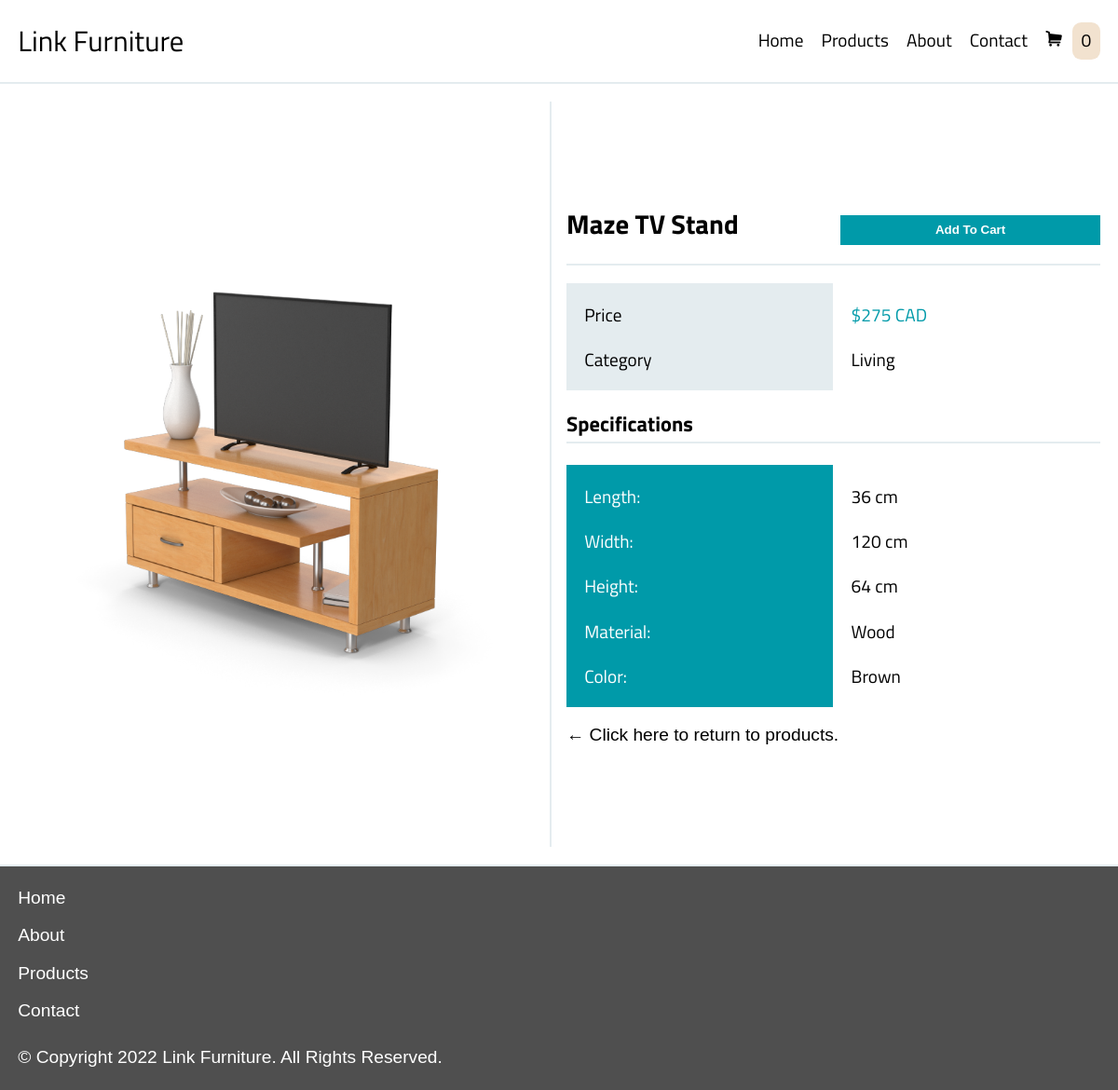
Screenshot of /description.php?id=1 with the database file from the repository.
### tables this page shows
CREATE TABLE `products` (
  `id` tinyint(100) NOT NULL,
  `product` varchar(50) NOT NULL,
  `category` enum('Living','Office','Bedroom','Kitchen') NOT NULL,
  `price` int(50) NOT NULL,
  `image` varchar(50) NOT NULL,
  `table_properties` tinytext NOT NULL,
  `table_values` tinytext NOT NULL
);

### description.php (the view, shortened to what this page needs)
<?php
	include('includes/header.php');
?>
<?php
    $id = $_GET['id'];
    $query = "SELECT * FROM products WHERE id=$id";
?>
    <main id="description" class="w-1500 fullwidth margin-center">
        <div class="double-layout-gap padding">
        <?php
            $sql = mysqli_query($connection, $query);
            $row = mysqli_fetch_array($sql);
            print '<div id="productImgContainer" class="double-half margins fade-in">';
                print '<img src="thumbnails/'.$row['image'].'" alt="'.$row['product'].'" class="product-img margin-none">';
            print '</div>';
            print '<div id="productContent" class="double-half fullwidth margin-center margins fade-in" data-id="'.$row['id'].'" data-name="'.$row['product'].'" data-image="'.$row['image'].'" data-price="'.$row['price'].'">';
            print '<div class="platinum-underline">';
            print '<div class="double">';
                print '<h2 class="titillium margin-none">'.$row['product'].'</h2>';
                print '<input type="submit" value="Add To Cart" id="'.$row['id'].'" class="purchase-button button green-bg orange-bg-hover bold pointer fullwidth padding-light margin-none">';
            print '</div>';
            print '</div>';
            print '<table id="basic" class="titillium x-small fullwidth">';
            print '<tbody class="margin-none">';
                print '<tr class="properties platinum-bg fullwidth padding margin-none">';
                    print '<td>Price</td>';
                    print '<td class="margin-none">Category</td>';
                print '</tr>';
                print '<tr class="values fullwidth padding margin-none">';
                    print '<td class="green">$'.$row['price'].' CAD</td>';
                    print '<td class="margin-none">'.$row['category'].'</td>';
                print '</tr>';
            print '</tbody>';
            print '</table>';
            print '<h3 class="titillium platinum-underline">Specifications</h3>';
            print '<table id="specs" class="titillium x-small fullwidth">';
                print '<tbody class="margin-none">';
                print '<tr class="properties green-bg fullwidth padding margin-none">';
                    print $row['table_properties'];
                print '</tr>';
                print '<tr class="values fullwidth padding margin-none">';
                print $row['table_values'];
                print '</tr>';
                print '</tbody>';
            print '</table>';
            ?>
            <p class="margin-none"><a href="products.php" class="red-hover margin-none">&#8592; Click here to return to products.</a></p>
            </div>
        </div>
    </main>
    <footer class="metal-bg padding">
        <ul class="white no-list-style margin-bottom margins-light">
            <li><a href="index.php">Home</a>
            <li><a href="about.php">About</a>
            <li><a href="products.php">Products</a>
            <li class="margin-none"><a href="contact.php">Contact</a>
        </ul>
		<p>© Copyright <?php print date('Y'); ?> Link Furniture. All Rights Reserved.</p>
    </footer>
</body>
</html>

### styles.css (style rules this page uses)
* { box-sizing: border-box; margin: 0; padding: 0; }
a { text-decoration: none; color: #000; display: block; margin: 0; }
body { max-width: 3200px; min-width: 240px; font-size: 1em; font-family: bebas-neue-pro, sans-serif; color: #4F4F4F; }
footer { border-top: 2px solid #e4ecef; line-height: 1.6; }
footer a { display: inline-block; line-height: 0; color: #FFF; }
table { border-collapse: collapse; }
table tbody { display: flex; }
table tr td { display: block; text-align: left; margin-bottom: 0; }
.no-list-style { list-style-type: none; }
img { width: 100%; height: auto; display: block; }
button, input[type="submit"] { border: none; }
.purchase-button { margin-top: 1em; }
.w-1500 { max-width: 1500px; }
.margin-center { margin: auto; }
.fullwidth { width: 100%; }
.double-half:first-child { display: block; border-right: 0; }
.double-layout, .double-layout-gap { display: grid; grid-template-columns: 1fr; }
.padding { padding: 1em; }
.padding-light { padding: 0.5em; }
.margin-bottom { margin-bottom: 1em; }
.margins * { margin-bottom: 1em; }
.margins-light * { margin-bottom: 0.5em; }
.margin-none { margin-bottom: 0; }
.titillium { font-family: 'Titillium Web', sans-serif; color: #000; }
.bold { font-weight: bold; }
.x-small { font-size: 1em; }
.platinum-underline { border-bottom: 2px solid #e4ecef; line-height: 1.6; }
.metal-bg { background: #4F4F4F; color: #FFF; }
.platinum-bg { background-color: #e4ecef; color: #000; }
.green-bg { background-color: #009AA9; color: #FFF; }
.green { color: #009AA9; }
.white { color: #FFF; }
.pointer { cursor: pointer; }
.fade-in { animation: 0.8s ease-in fade-in; }
@media only screen and (min-width : 500px) { body { font-size: 1em; } }
@media only screen and (min-width : 500px) { .double { display: grid; grid-template-columns: 1fr 1fr; grid-gap: 16px; } }
@media only screen and (min-width : 500px) { .purchase-button { margin-bottom: none; } }
@media only screen and (min-width : 800px) { body { font-size: 1.2em; } }
@media only screen and (min-width : 1200px) { #productImgContainer { max-height: inherit; max-width: inherit; } }
@media only screen and (min-width : 1200px) { .double-layout-gap { display: grid; grid-template-columns: 1fr 1fr; grid-gap: 16px; } }
@media only screen and (min-width : 1200px) { .double-half:first-child { display: flex; border-right: 2px solid #e4ecef; } }
@media only screen and (min-width : 1200px) { .double-half { display: flex; height: 100vh; flex-direction: column; justify-content: center; } }

### rows the page displays
products: image (picture), product "Maze TV Stand", price "275", category "Living", table_properties "Length: Width: Height: Material: Color:", table_values "36 cm 120 cm 64 cm Wood Brown"
